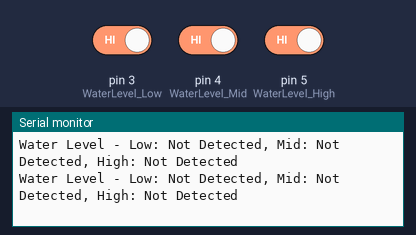
Recording of a sketch running on a simulated Arduino Uno, built with avr-gcc and run on an emulated ATmega328P. On the bench: the last lines printed to the serial monitor. The test bench sets the inputs (shaded band); at power-on: pin 3 (WaterLevel_Low) HIGH, pin 4 (WaterLevel_Mid) HIGH, pin 5 (WaterLevel_High) HIGH.

Above: at 2.8 s.
2.9 s: pin 3 (WaterLevel_Low) driven LOW
At 3.5 s:
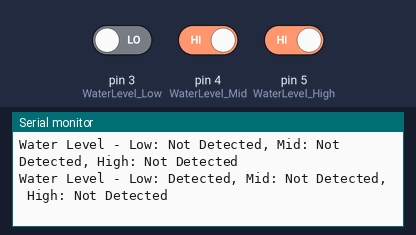
5.5 s: pin 4 (WaterLevel_Mid) driven LOW
At 6.8 s:
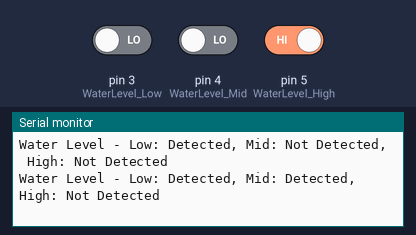
8.5 s: pin 5 (WaterLevel_High) driven LOW
At 9.4 s:
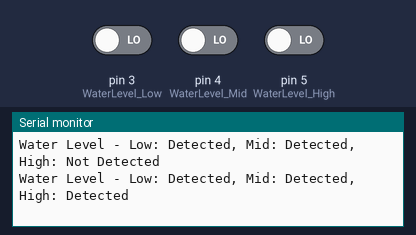
11.5 s: pin 3 (WaterLevel_Low) driven HIGH
At 12.8 s:
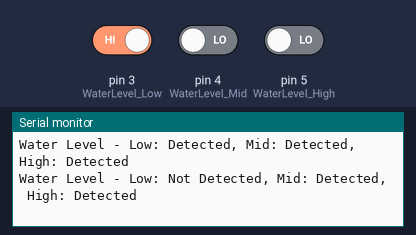
14.5 s: pin 4 (WaterLevel_Mid) driven HIGH
At 15.8 s:
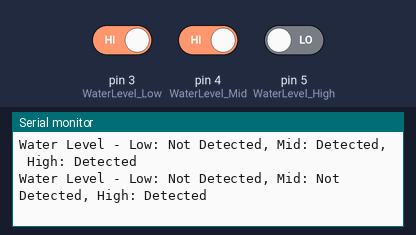
17.5 s: pin 3 (WaterLevel_Low) driven LOW
At 18.8 s:
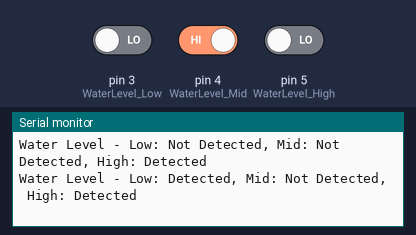

Measured:
- after the input at 2.9 s, the serial monitor: prints a new line after 0.10 s (image 1)
- after the input at 5.5 s, the serial monitor: prints a new line after 0.50 s (image 2)
- after the input at 8.5 s, the serial monitor: prints a new line after 0.51 s (image 3)
- after the input at 11.5 s, the serial monitor: prints a new line after 0.51 s (image 4)
- after the input at 14.5 s, the serial monitor: prints a new line after 0.51 s (image 5)
- after the input at 17.5 s, the serial monitor: prints a new line after 0.51 s (image 6)

The sketch:

Arduino_ActuatorTest.ino
```cpp
#define WaterLevel_Low 3
#define WaterLevel_Mid 4
#define WaterLevel_High 5

void setup(){
    Serial.begin(115200);
    pinMode(WaterLevel_Low, INPUT_PULLUP);
    pinMode(WaterLevel_Mid, INPUT_PULLUP);
    pinMode(WaterLevel_High, INPUT_PULLUP);
}


void loop(){
    int levelLow = digitalRead(WaterLevel_Low);
    int levelMid = digitalRead(WaterLevel_Mid);
    int levelHigh = digitalRead(WaterLevel_High);

    Serial.print("Water Level - Low: ");
    Serial.print(levelLow == LOW ? "Detected" : "Not Detected");
    Serial.print(", Mid: ");
    Serial.print(levelMid == LOW ? "Detected" : "Not Detected");
    Serial.print(", High: ");
    Serial.println(levelHigh == LOW ? "Detected" : "Not Detected");

    delay(1000);
}
```
